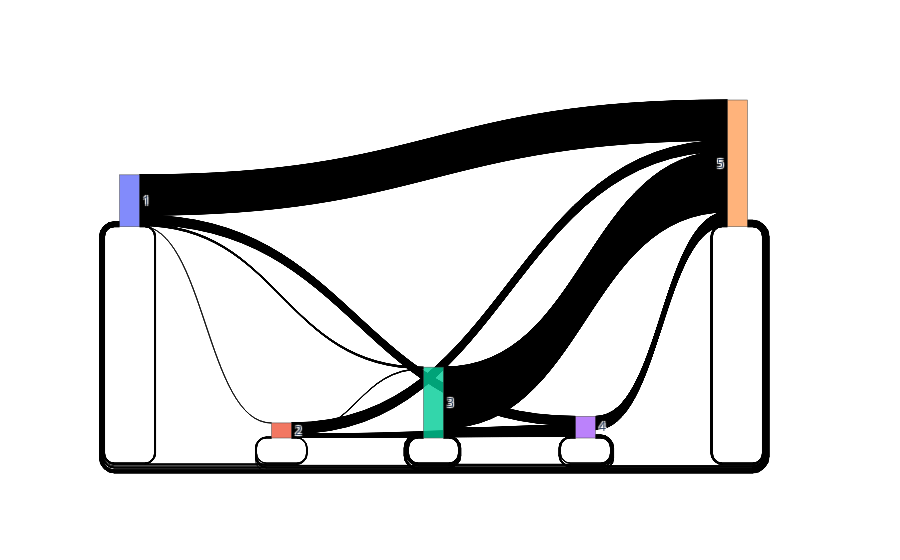

Notebook code cell kept with this figure:
### Code cell
import plotly.graph_objects as go
merged_df = pd.merge(old_tariffs_df, new_tariffs_df, on='SUBSCRIBER_ID')

tariffs = list(set(merged_df['new_tariff'].unique()) | set(merged_df['old_tariff'].unique()))


tariff_indices = {tariff: i for i, tariff in enumerate(tariffs)}

sources = [tariff_indices[old_tariff] for old_tariff in merged_df['old_tariff']]
targets = [tariff_indices[new_tariff] for new_tariff in merged_df['new_tariff']]


values = [1] * len(sources)

fig = go.Figure(data=[go.Sankey(
    node=dict(
        label=tariffs
    ),
    link=dict(
        source=sources,
        target=targets,
        value=values
    )
)])


fig.show()

### Figure 1 — Plotly figure (JSON) as saved in the notebook; plotly's stock layout.template omitted (floating-point values rounded to 4 significant figures; data arrays with more than 128 entries replaced by an {"elided": "..."} marker saying what was removed)
{"data": [{"link": {"source": {"elided": "6352 int values"}, "target": {"elided": "6352 int values"}, "value": {"elided": "6352 int values"}}, "node": {"label": [1, 2, 3, 4, 5]}, "type": "sankey"}], "layout": {"autosize": true}}
